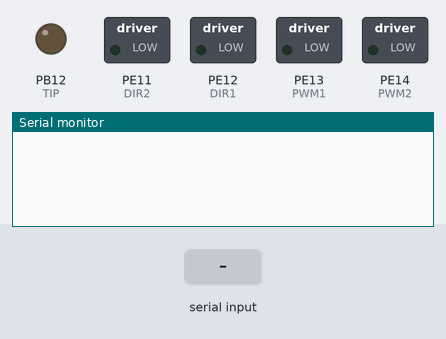
A sketch run on a simulated STM32 Blue Pill. Shown: switched loads named in the sketch (green lamp = pin HIGH), output pins drawn as LEDs (lit = HIGH), the last lines printed to the serial monitor. The inputs (shaded band) are chosen by the test bench.

Above: at 1.2 s.
1.3 s: "90,45,200\n" received over Serial
At 2.5 s:
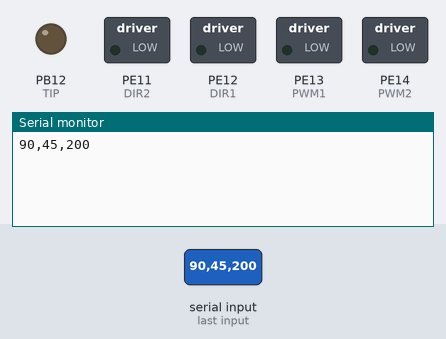
2.8 s: "90,45\n" received over Serial
At 3.7 s:
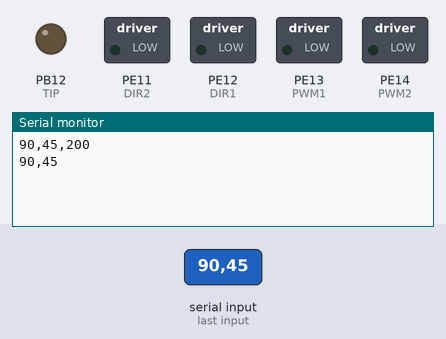
4.3 s: "0\n" received over Serial
At 4.8 s:
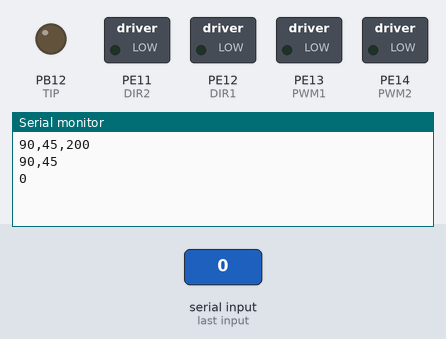

The sketch:

STM32_Code_SmartElex.ino
```cpp
//STM32 Board with SmartElex Motor Driver - basic and RS422

HardwareSerial Serial1(USART3);

String buf;

//Motor Driver Pins:
#define DIR1 PE12
#define PWM1 PE13
#define DIR2 PE11
#define PWM2 PE14

//Endobot LED Pin:
#define TIP PB12


void setup()
{
  Serial1.setRx(PD9);
  Serial1.setTx(PD8);
  Serial1.begin (9600);

  pinMode(DIR1, OUTPUT);
  pinMode(DIR2, OUTPUT);
  pinMode(PWM1, OUTPUT);
  pinMode(PWM2, OUTPUT);
  pinMode(TIP, OUTPUT);
}


void loop()
{

   int a = 0, b = 0, c = 0, sh = 0, sh1 = 0, sh2 = 0;
   char x[10] = "0", y[10] = "0", z[10] = "0";
   int h = 0;
   int FB, LR, LEDpot;

   if (Serial.available ())                  // if any data came to the port
   {
       delay (5);                            // wait a bit for the entire data packet to be accepted by the port
       buf = Serial.readStringUntil('\n');   //Read serial data until null character
       Serial.println(buf);                  //Print data on serial monitor
   }

   a = buf[0] - '0';
   //Serial.println(a);

   b = buf[1] - '0';
   //Serial.println(b);

   c = buf[2] - '0';
   //Serial.println(c);
   //delay(1000);


   for(int j = 3; j<= (a+2); j++)
   {
     x[h] = buf[j];
     h++;
   }
   h = 0;
   //Serial.println(x);
   FB = atoi(x);                    //Forward/Backward Joystick Value
   //Serial.println(FB);


   for(int j = (3+a); j<= (b+a+2); j++)
   {
     y[h] = buf[j];
     h++;
   }
   h = 0;
   //Serial.println(y);
   LR = atoi(y);                    //Left/Right Joystick Value
   //Serial.println(LR);


   for(int j = (3+a+b); j<= (c+b+a+2); j++)
   {
     z[h] = buf[j];
     h++;
   }
   //Serial.println(z);
   LEDpot = atoi(z);                //Endobot LED Pot Value
   //Serial.println(LEDpot);


   sh = buf[a+b+c+3] - '0';
   //Serial.println(sh);
   sh1 = buf[a+b+c+4] - '0';
   //Serial.println(sh1);
   sh2 = buf[a+b+c+5] - '0';
   //Serial.println(sh2);


   int mappedF = map(FB, 540, 1023, 0, 255);
   //Serial.println(mappedF);
   int mappedB = map(FB, 500, 70, 0, 255);
   //Serial.println(mappedB);
   int mappedL = map(LR, 490, 192, 0, 255);
   //Serial.println(mappedL);
   int mappedR = map(LR, 520, 1023, 0, 255);
   //Serial.println(mappedR);
   int mappedz = map(LEDpot, 0, 1023, 0, 255);

   if(sh == 0)
   {
     analogWrite(TIP, mappedz);
   }

   if(FB > 540 && (LR >= 490 && LR <= 520) && (sh1 == 1 && sh2 == 1)) //Forward Movement
   {
     analogWrite(PWM1, mappedF);
     analogWrite(PWM2, mappedF);
     digitalWrite(DIR1, HIGH);
     digitalWrite(DIR2, LOW);
   }

   else if(FB < 500 && (LR >= 490 && LR <= 520) && (sh1 == 1 && sh2 == 1)) //Reverse Movement
   {
     analogWrite(PWM1, mappedB);
     analogWrite(PWM2, mappedB);
     digitalWrite(DIR1, LOW);
     digitalWrite(DIR2, HIGH);
   }

   if(LR > 520 && (FB >= 500 && FB <= 540) && (sh1 == 1 && sh2 == 1)) //Right Turn
   {
     analogWrite(PWM1, 180);
     analogWrite(PWM2, 180);
     digitalWrite(DIR1, LOW);
     digitalWrite(DIR2, LOW);
   }

   else if(LR < 490 && (FB >= 500 && FB <= 540) && (sh1 == 1 && sh2 == 1)) //Left Turn
   {
     analogWrite(PWM1, 180);
     analogWrite(PWM2, 180);
     digitalWrite(DIR1, HIGH);
     digitalWrite(DIR2, HIGH);
   }

   if((sh1 == 0 && sh2 == 1) && (FB >= 500 && FB <= 540) && (LR >= 490 && LR <= 520)) //Forward Switch
   {
     analogWrite(PWM1, 255);
     analogWrite(PWM2, 255);
     digitalWrite(DIR1, HIGH);
     digitalWrite(DIR2, LOW);
   }

   else if((sh1 == 1 && sh2 == 0) && (FB >= 500 && FB <= 540) && (LR >= 490 && LR <= 520)) //Backward Switch
   {
     analogWrite(PWM1, 255);
     analogWrite(PWM2, 255);
     digitalWrite(DIR1, LOW);
     digitalWrite(DIR2, HIGH);
   }

   if((LR >= 490 && LR <= 520) && (FB >= 500 && FB <= 540) && ((sh1 == 1 && sh2 == 1) || (sh1 == 0 && sh2 == 0))) //Idle Condition
   {
     analogWrite(PWM1, 0);
     analogWrite(PWM2, 0);
   }

}
```

Measured:
- after the input at 1.3 s, the serial monitor: prints a new line at once (image 1)
- after the input at 2.8 s, the serial monitor: prints a new line at once (image 2)
- after the input at 4.3 s, the serial monitor: prints a new line at once (image 3)
